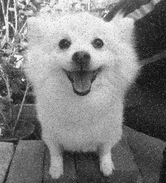
#> input picture [CSIE5612] Digital Image Processing/HW1/hw1_sample_images/sample7.png, 166 x 183 px, shrunk from 500 x 550 before the run, given in place of sample7.pngsample1.png, which was not available
$ python hw1.py --input hw1_sample_images/sample7.png
#> lines starting #> are read from the running program, lines starting #| are printed output that depends on the picture
import argparse

import numpy as np
import cv2
import matplotlib.pyplot as plt

parser = argparse.ArgumentParser()
parser.add_argument('--input', type=str, help="The path for sample image")
parser.add_argument('--output', type=str, help="The path for output image")
args = parser.parse_args()

# [61 lines of commented-out code are left out]

'''
Read image from given path
@input
    path: str
    target: int
        = 0: from args.input
        = 1: from args.output
        = 2: no prefix path
    options:
        = cv2.IMREAD_COLOR      : BGR (default)
        = cv2.IMREAD_GRAYSCALE  : GrayScale

@output
    img
'''
def read_image(path: str, target: int, options=cv2.IMREAD_COLOR):
#> called with path = 'sample1.png', target = 0, options = 1
    if target == 0:
        path = args.input+path
    elif target == 1:
        path = args.output+path
    else:
        path = path
    return cv2.imread(path, options)
#> returned value is the input picture: shape (183, 166, 3); min 5, max 255, mean 126.3

def write_image(id:str, img, type:int = 0, question:str = ""):
    if type == 0:
        cv2.imwrite(args.output+"result"+id+".png", img)
    elif type == 1:
        cv2.imwrite("./report/"+question+"/result"+id+".png", img)

# If mask is k*k, add a (k-1)/2 padding to the border cell
def pad_image(img, mask_size:int):
    assert mask_size%2==1, "Mask size should be odd"
    return np.lib.pad(img, (mask_size-1)//2, 'reflect')

# [5 lines left out: function unpad_image, not called in this run]

def rgb2gray(img):
    return np.dot(img[...,:3], [0.1140, 0.5870, 0.2989])

# [24 lines left out: functions global_histogram_equalization, local_histogram_equalization, not called in this run]

def calc_psnr(ground_truth, img):
    return 10 * np.log10(255**2 / np.mean(np.square(img-ground_truth)))

def generate_3x3_lowpass_filter(mid_weight: np.float64):
    return (1/(mid_weight+2)**2) * np.array([[1, mid_weight, 1], [mid_weight, mid_weight**2, mid_weight], [1, mid_weight, 1]], dtype=np.float32)

def generate_3x3_laplacian_filter():
    return (1/8)*np.array([[-1, -1, -1], [-1, 8, -1], [-1, -1, -1]], dtype=np.float64)

def generate_5x5_lowpass_filter():
    arr = np.array([1,4,6,4,1], dtype=np.uint32).reshape(1, -1)
    return (1/256) * np.dot(arr.T, arr)

# [31 lines left out: functions median_filtering, spacial_filtering, not called in this run]

# ---------------------------------------------------------------------------- #
#                                   Problem 0                                  #
# ---------------------------------------------------------------------------- #

def p0_a():
    img = read_image("sample1.png", 0)
    flipped_img = np.flipud(img)
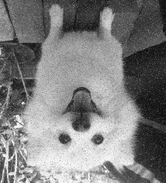
#> flipped_img: shape (183, 166, 3); min 5, max 255, mean 126.3
    write_image("1", flipped_img)

def p0_b():
    img = read_image("result1.png", 1)
    write_image("2", rgb2gray(img))

# ---------------------------------------------------------------------------- #
#                                   Problem 1                                  #
# ---------------------------------------------------------------------------- #

# [9 lines left out: functions p1_a, p1_b, not called in this run]

def p1_c():
    return

# [63 lines left out: functions p1_d, p1_e, p1_f, p2_a, p2_b, p2_c, not called in this run]


# ---------------------------------------------------------------------------- #
#                                 Main Function                                #
# ---------------------------------------------------------------------------- #

if __name__ == "__main__":

#> (the run stopped early here; a loop or call above may not have finished)

$ run again, on [CSIE5612] Digital Image Processing/HW3/hw3_sample_images/raindrop.jpg
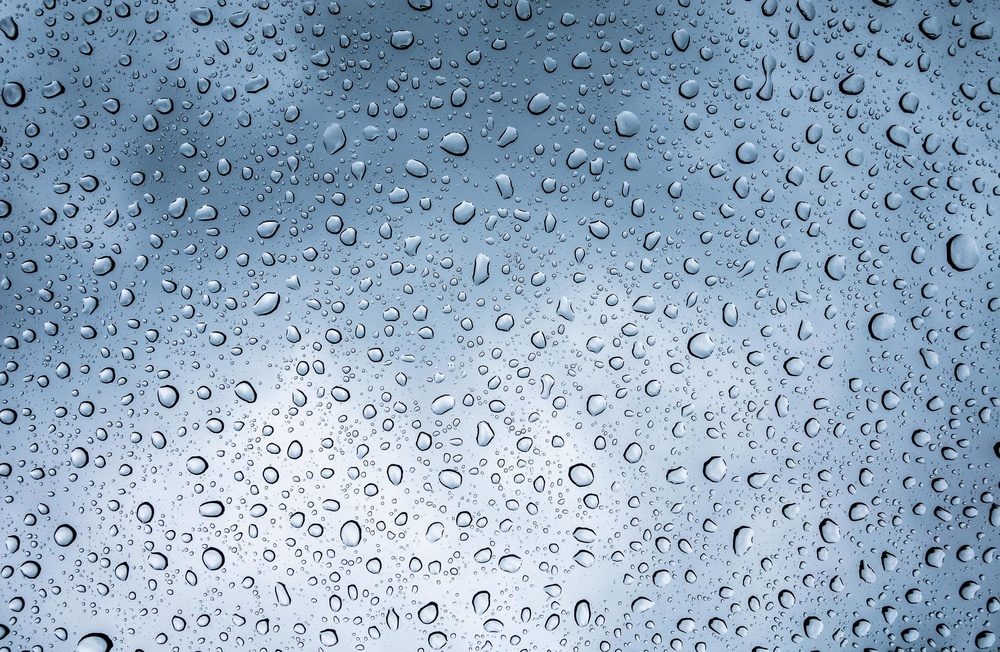
#> input picture [CSIE5612] Digital Image Processing/HW3/hw3_sample_images/raindrop.jpg, 1000 x 652 px, shrunk from 3006 x 1960 before the run, given in place of raindrop.jpgsample1.png, which was not available
#> in read_image, returned value is the input picture: shape (652, 1000, 3); mean B, G, R 191, 169.2, 146.9
#> in p0_a, `flipped_img = np.flipud(img)`:
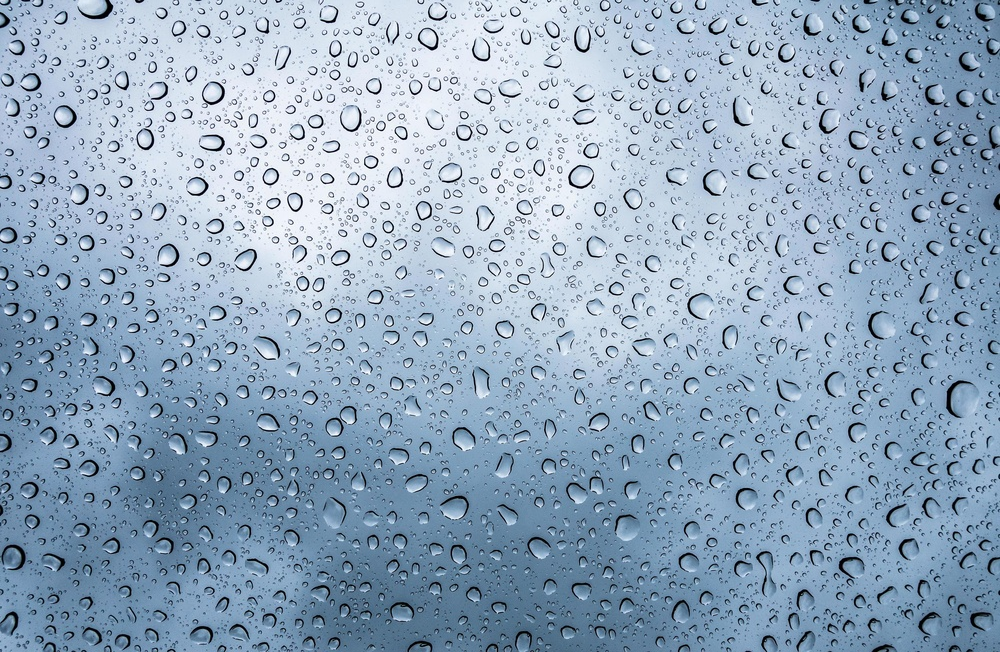
#> flipped_img: shape (652, 1000, 3); mean B, G, R 191, 169.2, 146.9
